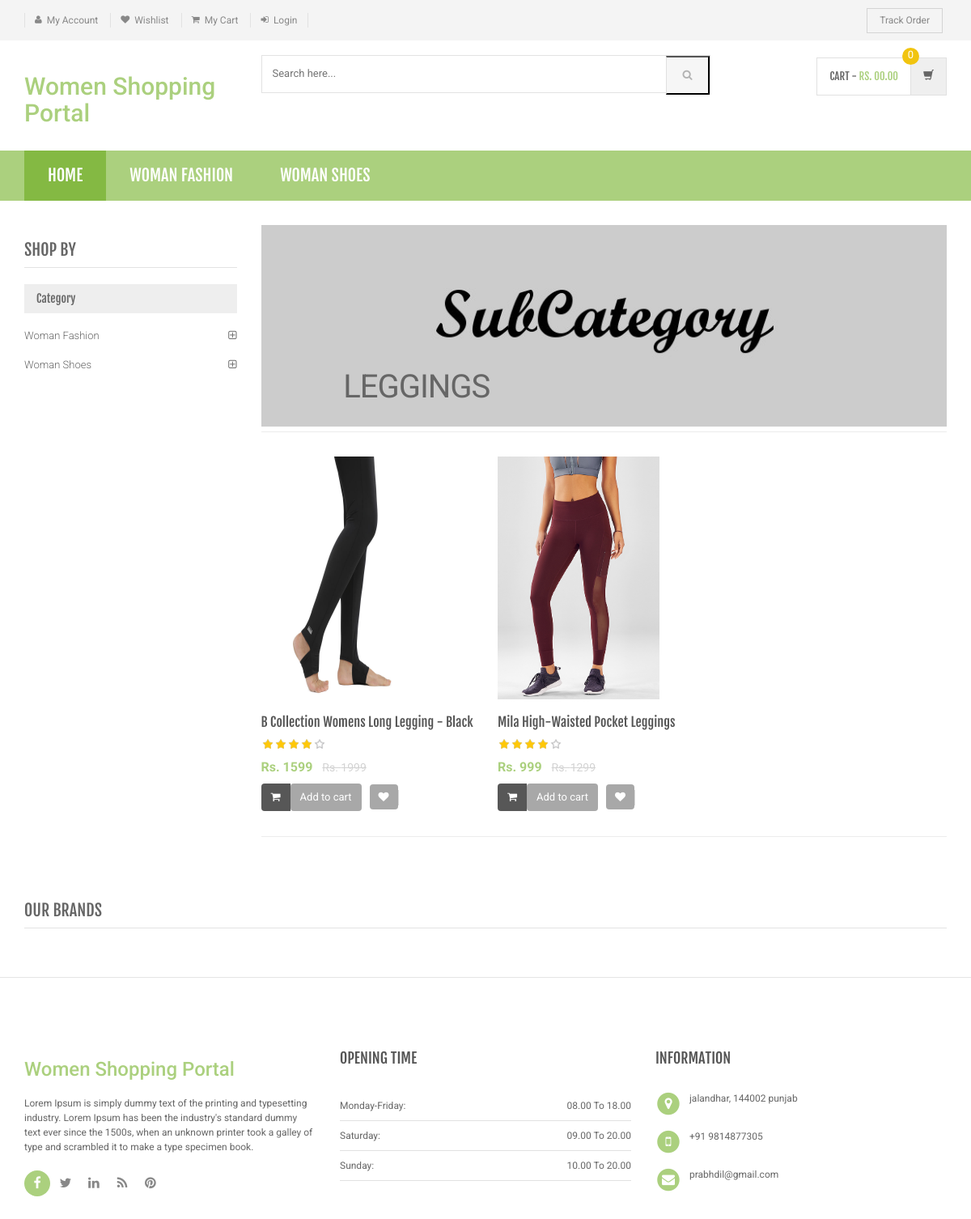
The app's page /sub-category.php?scid=13 with its own data.
### tables this page shows
CREATE TABLE IF NOT EXISTS `category` (
  `id` int(11) NOT NULL AUTO_INCREMENT,
  `categoryName` varchar(255) DEFAULT NULL,
  `categoryDescription` longtext,
  `creationDate` timestamp NOT NULL DEFAULT CURRENT_TIMESTAMP,
  `updationDate` varchar(255) DEFAULT NULL,
  PRIMARY KEY (`id`)
);

CREATE TABLE IF NOT EXISTS `subcategory` (
  `id` int(11) NOT NULL AUTO_INCREMENT,
  `categoryid` int(11) DEFAULT NULL,
  `subcategory` varchar(255) DEFAULT NULL,
  `creationDate` timestamp NULL DEFAULT CURRENT_TIMESTAMP,
  `updationDate` varchar(255) DEFAULT NULL,
  PRIMARY KEY (`id`)
);

CREATE TABLE IF NOT EXISTS `products` (
  `id` int(11) NOT NULL AUTO_INCREMENT,
  `category` int(11) NOT NULL,
  `subCategory` int(11) DEFAULT NULL,
  `productName` varchar(255) DEFAULT NULL,
  `productCompany` varchar(255) DEFAULT NULL,
  `productPrice` int(11) DEFAULT NULL,
  `productPriceBeforeDiscount` int(11) DEFAULT NULL,
  `productDescription` longtext,
  `productImage1` varchar(255) DEFAULT NULL,
  `productImage2` varchar(255) DEFAULT NULL,
  `productImage3` varchar(255) DEFAULT NULL,
  `shippingCharge` int(11) DEFAULT NULL,
  `productAvailability` varchar(255) DEFAULT NULL,
  `postingDate` timestamp NULL DEFAULT CURRENT_TIMESTAMP,
  `updationDate` varchar(255) DEFAULT NULL,
  PRIMARY KEY (`id`)
);

### sub-category.php (the view, shortened to what this page needs)
<?php
include('includes/config.php');
$cid=intval($_GET['scid']);
?>
<!DOCTYPE html>
<html lang="en">
	<head>
	    <link rel="stylesheet" href="assets/css/bootstrap.min.css">
	    <link rel="stylesheet" href="assets/css/main.css">
	    <link rel="stylesheet" href="assets/css/green.css">
	    <link rel="stylesheet" href="assets/css/owl.carousel.css">
		<link rel="stylesheet" href="assets/css/owl.transitions.css">
		<link href="assets/css/lightbox.css" rel="stylesheet">
		<link rel="stylesheet" href="assets/css/animate.min.css">
		<link rel="stylesheet" href="assets/css/rateit.css">
		<link rel="stylesheet" href="assets/css/bootstrap-select.min.css">
		<link rel="stylesheet" href="assets/css/config.css">
		<link href="assets/css/green.css" rel="alternate stylesheet" title="Green color">
		<link href="assets/css/blue.css" rel="alternate stylesheet" title="Blue color">
		<link href="assets/css/red.css" rel="alternate stylesheet" title="Red color">
		<link href="assets/css/orange.css" rel="alternate stylesheet" title="Orange color">
		<link href="assets/css/dark-green.css" rel="alternate stylesheet" title="Darkgreen color">
		<link rel="stylesheet" href="assets/css/font-awesome.min.css">
	</head>
    <body class="cnt-home">
<header class="header-style-1">
<?php include('includes/top-header.php');?>
<?php include('includes/main-header.php');?>
<?php include('includes/menu-bar.php');?>
</header>
<div class="body-content outer-top-xs">
	<div class='container'>
		<div class='row outer-bottom-sm'>
			<div class='col-md-3 sidebar'>
	            <div class="sidebar-module-container">
	            	<h3 class="section-title">shop by</h3>
	            	<div class="sidebar-filter">
<div class="sidebar-widget wow fadeInUp outer-bottom-xs ">
	<div class="widget-header m-t-20">
		<h4 class="widget-title">Category</h4>
	</div>
	<div class="sidebar-widget-body m-t-10">
	         <?php $sql=mysqli_query($con,"select id,categoryName  from category");
while($row=mysqli_fetch_array($sql))
{
    ?>
		<div class="accordion">
	    	<div class="accordion-group">
	            <div class="accordion-heading">
	                <a href="category.php?cid=<?php echo $row['id'];?>"  class="accordion-toggle collapsed">
	                   <?php echo $row['categoryName'];?>
	                </a>
	            </div>
	        </div>
	    </div>
	    <?php } ?>
	</div>
</div>
	            	</div>
	            </div>
            </div>
			<div class='col-md-9'>
	<div id="category" class="category-carousel hidden-xs">
		<div class="item">
			<div class="image">
				<img src="assets/images/banners/cat-banner-2.jpg" alt="" class="img-responsive">
			</div>
			<div class="container-fluid">
				<div class="caption vertical-top text-left">
					<div class="big-text">
						<br />
					</div>
					       <?php $sql=mysqli_query($con,"select subcategory  from subcategory where id='$cid'");
while($row=mysqli_fetch_array($sql))
{
    ?>
					<div class="excerpt hidden-sm hidden-md">
						<?php echo htmlentities($row['subcategory']);?>
					</div>
			<?php } ?>
				</div>
			</div>
		</div>
</div>
				<div class="search-result-container">
					<div id="myTabContent" class="tab-content">
						<div class="tab-pane active " id="grid-container">
							<div class="category-product  inner-top-vs">
								<div class="row">
			<?php
$ret=mysqli_query($con,"select * from products where subCategory='$cid'");
$num=mysqli_num_rows($ret);
if($num>0)
{
while ($row=mysqli_fetch_array($ret))
{?>
		<div class="col-sm-6 col-md-4 wow fadeInUp">
			<div class="products">
	<div class="product">
		<div class="product-image">
			<div class="image">
				<a href="product-details.php?pid=<?php echo htmlentities($row['id']);?>"><img  src="assets/images/blank.gif" data-echo="admin/productimages/<?php echo htmlentities($row['id']);?>/<?php echo htmlentities($row['productImage1']);?>" alt="" width="200" height="300"></a>
			</div>
		</div>
		<div class="product-info text-left">
			<h3 class="name"><a href="product-details.php?pid=<?php echo htmlentities($row['id']);?>"><?php echo htmlentities($row['productName']);?></a></h3>
			<div class="rating rateit-small"></div>
			<div class="product-price">
				<span class="price">
					Rs. <?php echo htmlentities($row['productPrice']);?>			</span>
										     <span class="price-before-discount">Rs. <?php echo htmlentities($row['productPriceBeforeDiscount']);?></span>
			</div>
		</div>
					<div class="cart clearfix animate-effect">
				<div class="action">
					<ul class="list-unstyled">
						<li class="add-cart-button btn-group">
							<button class="btn btn-primary icon" data-toggle="dropdown" type="button">
								<i class="fa fa-shopping-cart"></i>
							</button>
							<a href="category.php?page=product&action=add&id=<?php echo $row['id']; ?>">
							<button class="btn btn-primary" type="button">Add to cart</button></a>
						</li>
		                <li class="lnk wishlist">
							<a class="add-to-cart" href="category.php?pid=<?php echo htmlentities($row['id'])?>&&action=wishlist" title="Wishlist">
								 <i class="icon fa fa-heart"></i>
							</a>
						</li>
					</ul>
				</div>
			</div>
			</div>
			</div>
		</div>
	  <?php } } else {?>
		<div class="col-sm-6 col-md-4 wow fadeInUp"> <h3>No Product Found</h3>
		</div>
<?php } ?>
										</div>
							</div>
						</div>
				</div>
			</div>
		</div></div>
		<?php include('includes/brands-slider.php');?>
</div>
</div>
<?php include('includes/footer.php');?>
</body>
</html>

### includes/menu-bar.php (shortened to what this page needs)
<div class="header-nav animate-dropdown">
    <div class="container">
        <div class="yamm navbar navbar-default" role="navigation">
            <div class="nav-bg-class">
                <div class="navbar-collapse collapse" id="mc-horizontal-menu-collapse">
	<div class="nav-outer">
		<ul class="nav navbar-nav">
			<li class="active dropdown yamm-fw">
				<a href="index.php" data-hover="dropdown" class="dropdown-toggle">Home</a>
			</li>
              <?php $sql=mysqli_query($con,"select id,categoryName  from category limit 6");
while($row=mysqli_fetch_array($sql))
{
    ?>
			<li class="dropdown yamm">
				<a href="category.php?cid=<?php echo $row['id'];?>"> <?php echo $row['categoryName'];?></a>
			</li>
			<?php } ?>
		</ul>
		<div class="clearfix"></div>
	</div>
</div>
            </div>
        </div>
    </div>
</div>

### assets/css/green.css (style rules this page uses)
a { color: #abd07e; }
.header-style-1 .header-nav { background: #abd07e; }
.cnt-home .header-style-1 .header-nav .navbar .navbar-nav > li.active { background: #84b943; }
.product .product-info .product-price .price { color: #abd07e; }
.sidebar .sidebar-module-container .sidebar-widget .sidebar-widget-body .accordion .accordion-group .accordion-heading .accordion-toggle, .sidebar .sidebar-module-container .sidebar-widget .sidebar-widget-body .accordion .accordion-group .accordion-heading .accordion-toggle:hover, .sidebar .sidebar-module-container .sidebar-widget .sidebar-widget-body .accordion .accordion-group .accordion-heading .accordion-toggle:focus, .sidebar .sidebar-module-container .sidebar-widget .sidebar-widget-body .accordion .accordion-group .accordion-heading .accordion-toggle:after { color: #abd07e; }

### assets/css/lightbox.css (style rules this page uses)
body:after { content: url(../images/close.png) url(../images/loading.gif) url(../images/prev.png) url(../images/next.png); display: none; }

### assets/css/rateit.css (style rules this page uses)
.rateit { display: -moz-inline-box; display: inline-block; position: relative; -webkit-user-select: none; -khtml-user-select: none; -moz-user-select: none; -o-user-select: none; -ms-user-select: none; user-select: none; -webkit-touch-callout: none; }

### assets/css/blue.css (style rules this page uses)
a { color: #3498db; }
.header-style-1 .header-nav { background: #3498db; }
.cnt-home .header-style-1 .header-nav .navbar .navbar-nav > li.active { background: #1d6ca1; }
.product .product-info .product-price .price { color: #3498db; }
.sidebar .sidebar-module-container .sidebar-widget .sidebar-widget-body .accordion .accordion-group .accordion-heading .accordion-toggle, .sidebar .sidebar-module-container .sidebar-widget .sidebar-widget-body .accordion .accordion-group .accordion-heading .accordion-toggle:hover, .sidebar .sidebar-module-container .sidebar-widget .sidebar-widget-body .accordion .accordion-group .accordion-heading .accordion-toggle:focus, .sidebar .sidebar-module-container .sidebar-widget .sidebar-widget-body .accordion .accordion-group .accordion-heading .accordion-toggle:after { color: #3498db; }

### assets/css/red.css (style rules this page uses)
a { color: #ff6c6c; }
.header-style-1 .header-nav { background: #ff6c6c; }
.cnt-home .header-style-1 .header-nav .navbar .navbar-nav > li.active { background: #ff1a1a; }
.product .product-info .product-price .price { color: #ff6c6c; }
.sidebar .sidebar-module-container .sidebar-widget .sidebar-widget-body .accordion .accordion-group .accordion-heading .accordion-toggle, .sidebar .sidebar-module-container .sidebar-widget .sidebar-widget-body .accordion .accordion-group .accordion-heading .accordion-toggle:hover, .sidebar .sidebar-module-container .sidebar-widget .sidebar-widget-body .accordion .accordion-group .accordion-heading .accordion-toggle:focus, .sidebar .sidebar-module-container .sidebar-widget .sidebar-widget-body .accordion .accordion-group .accordion-heading .accordion-toggle:after { color: #ff6c6c; }

### assets/css/orange.css (style rules this page uses)
a { color: #f39c12; }
.header-style-1 .header-nav { background: #f39c12; }
.cnt-home .header-style-1 .header-nav .navbar .navbar-nav > li.active { background: #ab6c09; }
.product .product-info .product-price .price { color: #f39c12; }
.sidebar .sidebar-module-container .sidebar-widget .sidebar-widget-body .accordion .accordion-group .accordion-heading .accordion-toggle, .sidebar .sidebar-module-container .sidebar-widget .sidebar-widget-body .accordion .accordion-group .accordion-heading .accordion-toggle:hover, .sidebar .sidebar-module-container .sidebar-widget .sidebar-widget-body .accordion .accordion-group .accordion-heading .accordion-toggle:focus, .sidebar .sidebar-module-container .sidebar-widget .sidebar-widget-body .accordion .accordion-group .accordion-heading .accordion-toggle:after { color: #f39c12; }

### records on screen
category: categoryName "WOMAN FASHION", categoryName "Woman Fashion"
category: categoryName "WOMAN SHOES", categoryName "Woman Shoes"
subcategory: subcategory "LEGGINGS"
products: productImage1 (picture), productName "B Collection Womens Long Legging - Black", productPrice "1599", productPriceBeforeDiscount "1999"
products: productImage1 (picture), productName "Mila High-Waisted Pocket Leggings", productPrice "999", productPriceBeforeDiscount "1299"
